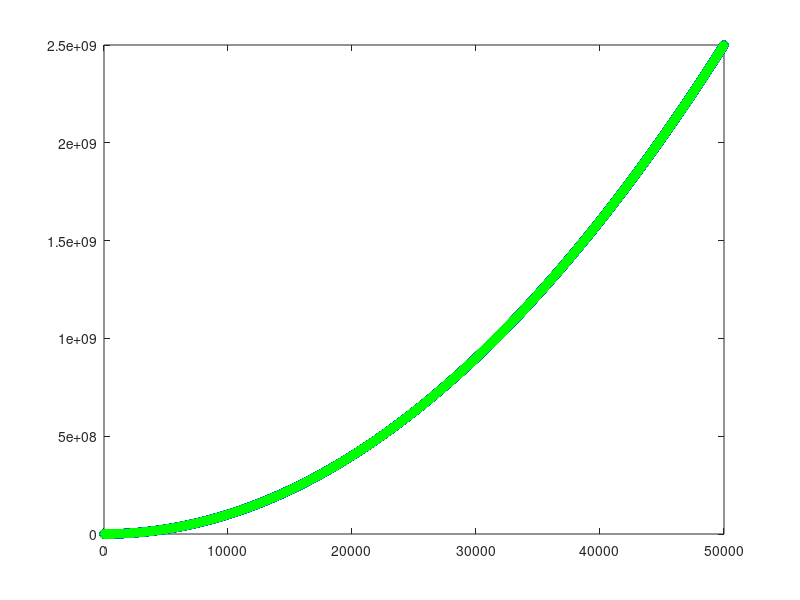

MATLAB code to generate this figure:
j=1:5e4;
square = zeros(length(j),1);
alg = square;
square = j.^2;
alg = (j-25).*100+(50-j).^2;
plot(j,square,'o');
hold on;
plot(j,alg,'*g');